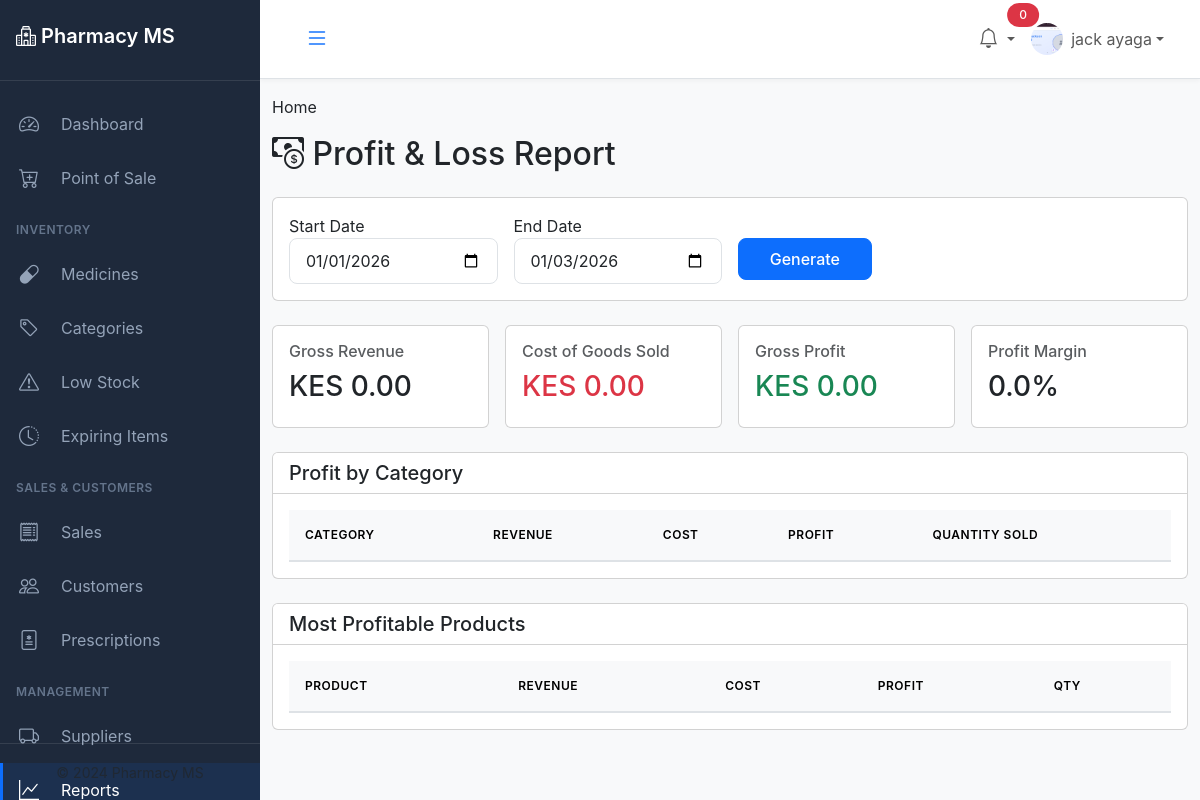
/reports/profit-loss/ (signed in), run on the app's committed database.
### accounts/models.py (models this page shows, shortened)
class User(AbstractUser):
    ROLE_CHOICES = (
        ('admin', 'Administrator'),
        ('pharmacist', 'Pharmacist'),
        ('cashier', 'Cashier'),
        ('manager', 'Manager'),
    )
    role = models.CharField(max_length=20, choices=ROLE_CHOICES, default='cashier')
    phone = models.CharField(max_length=15, blank=True)
    address = models.TextField(blank=True)
    profile_picture = models.ImageField(upload_to='profiles/', blank=True, null=True)
    employee_id = models.CharField(max_length=20, unique=True, blank=True, null=True)
    date_of_birth = models.DateField(null=True, blank=True)
    hire_date = models.DateField(null=True, blank=True)
    salary = models.DecimalField(max_digits=10, decimal_places=2, null=True, blank=True)
    is_active_employee = models.BooleanField(default=True)
    created_at = models.DateTimeField(auto_now_add=True)
    updated_at = models.DateTimeField(auto_now=True)
    class Meta:
        db_table = 'users'
        verbose_name = 'User'
        verbose_name_plural = 'Users'
        ordering = ['-date_joined']
    def get_full_name(self):
        return f"{self.first_name} {self.last_name}".strip() or self.username

### report/views.py (the view, shortened to what this page needs)
# urls.py: path('profit-loss/', views.profit_loss_report, name='profit_loss'),
@login_required
def profit_loss_report(request):
    start_date = request.GET.get('start_date')
    end_date = request.GET.get('end_date')
    today = timezone.now().date()
    if not start_date:
        start_date = today.replace(day=1)
    else:
        start_date = datetime.strptime(start_date, '%Y-%m-%d').date()
    if not end_date:
        end_date = today
    else:
        end_date = datetime.strptime(end_date, '%Y-%m-%d').date()
    sales = Sale.objects.filter(
        sale_date__date__range=[start_date, end_date],
        status='completed'
    )
    revenue = sales.aggregate(
        gross_revenue=Sum('total_amount'),
        total_discount=Sum('discount_amount'),
        total_tax=Sum('tax_amount'),
        net_revenue=Sum('total_amount') - Sum('discount_amount')
    )
    cogs = SaleItem.objects.filter(
        sale__sale_date__date__range=[start_date, end_date],
        sale__status='completed'
    ).aggregate(
        total_cost=Sum('total_cost')
    )
    returns = Return.objects.filter(
        return_date__date__range=[start_date, end_date]
    ).aggregate(
        total_returns=Sum('refund_amount'),
        count=Count('id')
    )
    gross_revenue = revenue['gross_revenue'] or Decimal('0')
    total_cogs = cogs['total_cost'] or Decimal('0')
    total_returns = returns['total_returns'] or Decimal('0')
    gross_profit = gross_revenue - total_cogs - total_returns
    if gross_revenue > 0:
        profit_margin = (gross_profit / gross_revenue) * 100
    else:
        profit_margin = 0
    category_profit = SaleItem.objects.filter(
        sale__sale_date__date__range=[start_date, end_date],
        sale__status='completed'
    ).values(
        'medicine__category__name'
    ).annotate(
        revenue=Sum('total_price'),
        cost=Sum('total_cost'),
        profit=Sum(F('total_price') - F('total_cost')),
        quantity=Sum('quantity')
    ).order_by('-profit')
    profitable_products = SaleItem.objects.filter(
        sale__sale_date__date__range=[start_date, end_date],
        sale__status='completed'
    ).values(
        'medicine__name'
    ).annotate(
        revenue=Sum('total_price'),
        cost=Sum('total_cost'),
        profit=Sum(F('total_price') - F('total_cost')),
        quantity=Sum('quantity')
    ).order_by('-profit')[:20]
    unprofitable_products = SaleItem.objects.filter(
        sale__sale_date__date__range=[start_date, end_date],
        sale__status='completed'
    ).values(
        'medicine__name'
    ).annotate(
        revenue=Sum('total_price'),
        cost=Sum('total_cost'),
        profit=Sum(F('total_price') - F('total_cost')),
        margin=Sum(F('total_price') - F('total_cost')) / Sum('total_price') * 100
    ).filter(margin__lt=10).order_by('profit')[:20]
    days_diff = (end_date - start_date).days
    monthly_profit = []
    daily_profit = []
    for i in range((end_date - start_date).days + 1):
        check_date = start_date + timedelta(days=i)
        day_sales = sales.filter(sale_date__date=check_date)
        day_revenue = day_sales.aggregate(total=Sum('total_amount'))['total'] or Decimal('0')
        day_cogs = SaleItem.objects.filter(
            sale__in=day_sales
        ).aggregate(total=Sum('total_cost'))['total'] or Decimal('0')
        daily_profit.append({
            'date': check_date.strftime('%Y-%m-%d'),
            'profit': float(day_revenue - day_cogs)
        })
    context = {
        'start_date': start_date,
        'end_date': end_date,
        'gross_revenue': gross_revenue,
        'total_cogs': total_cogs,
        'total_returns': total_returns,
        'gross_profit': gross_profit,
        'profit_margin': profit_margin,
        'revenue': revenue,
        'returns': returns,
        'category_profit': category_profit,
        'profitable_products': profitable_products,
        'unprofitable_products': unprofitable_products,
        'monthly_profit': monthly_profit,
        'daily_profit': json.dumps(daily_profit),
    }
    return render(request, 'reports/profit_loss.html', context)

### templates/reports/profit_loss.html (shortened to what this page needs)
{% extends 'base.html' %}
{% block content %}
<h2 class="mb-4"><i class="bi bi-cash-coin"></i> Profit & Loss Report</h2>
<div class="card mb-4">
    <div class="card-body">
        <form method="get" class="row g-3">
            <div class="col-md-3">
                <label>Start Date</label>
                <input type="date" name="start_date" class="form-control" value="{{ start_date|date:'Y-m-d' }}">
            </div>
            <div class="col-md-3">
                <label>End Date</label>
                <input type="date" name="end_date" class="form-control" value="{{ end_date|date:'Y-m-d' }}">
            </div>
            <div class="col-md-2">
                <label>&nbsp;</label>
                <button type="submit" class="btn btn-primary d-block w-100">Generate</button>
            </div>
        </form>
    </div>
</div>
<div class="row g-3 mb-4">
    <div class="col-md-3">
        <div class="card">
            <div class="card-body">
                <h6 class="text-muted">Gross Revenue</h6>
                <h3>KES {{ gross_revenue|floatformat:2 }}</h3>
            </div>
        </div>
    </div>
    <div class="col-md-3">
        <div class="card">
            <div class="card-body">
                <h6 class="text-muted">Cost of Goods Sold</h6>
                <h3 class="text-danger">KES {{ total_cogs|floatformat:2 }}</h3>
            </div>
        </div>
    </div>
    <div class="col-md-3">
        <div class="card">
            <div class="card-body">
                <h6 class="text-muted">Gross Profit</h6>
                <h3 class="text-success">KES {{ gross_profit|floatformat:2 }}</h3>
            </div>
        </div>
    </div>
    <div class="col-md-3">
        <div class="card">
            <div class="card-body">
                <h6 class="text-muted">Profit Margin</h6>
                <h3>{{ profit_margin|floatformat:1 }}%</h3>
            </div>
        </div>
    </div>
</div>
<div class="card mb-4">
    <div class="card-header bg-white">
        <h5 class="card-title mb-0">Profit by Category</h5>
    </div>
    <div class="card-body">
        <table class="table table-hover">
            <thead>
                <tr>
                    <th>Category</th>
                    <th>Revenue</th>
                    <th>Cost</th>
                    <th>Profit</th>
                    <th>Quantity Sold</th>
                </tr>
            </thead>
        </table>
    </div>
</div>
<div class="card">
    <div class="card-header bg-white">
        <h5 class="card-title mb-0">Most Profitable Products</h5>
    </div>
    <div class="card-body">
        <table class="table table-hover">
            <thead>
                <tr>
                    <th>Product</th>
                    <th>Revenue</th>
                    <th>Cost</th>
                    <th>Profit</th>
                    <th>Qty</th>
                </tr>
            </thead>
        </table>
    </div>
</div>
{% endblock %}

### templates/base.html (shortened to what this page needs)
<!DOCTYPE html>
<html lang="en">
<head>
    <link href="https://cdn.jsdelivr.net/npm/bootstrap@5.3.2/dist/css/bootstrap.min.css" rel="stylesheet">
    <link rel="stylesheet" href="https://cdn.jsdelivr.net/npm/bootstrap-icons@1.11.2/font/bootstrap-icons.css">
    <link rel="stylesheet" href="https://cdn.datatables.net/1.13.7/css/dataTables.bootstrap5.min.css">
    <link href="https://cdn.jsdelivr.net/npm/select2@4.1.0-rc.0/dist/css/select2.min.css" rel="stylesheet" />
    <link href="https://cdn.jsdelivr.net/npm/select2-bootstrap-5-theme@1.3.0/dist/select2-bootstrap-5-theme.min.css" rel="stylesheet" />
    {% load static %}
    <link rel="stylesheet" href="{% static 'css/style.css' %}">
</head>
<body>
    {% if user.is_authenticated %}
    <div class="sidebar" id="sidebar">
        <div class="sidebar-header">
            <h4><i class="bi bi-hospital"></i> Pharmacy MS</h4>
        </div>
        <ul class="sidebar-menu">
            <li>
                <a href="{% url 'accounts:dashboard' %}" class="{% if request.resolver_match.url_name == 'dashboard' %}active{% endif %}">
                    <i class="bi bi-speedometer2"></i>
                    <span>Dashboard</span>
                </a>
            </li>
            <li>
                <a href="{% url 'sales:pos' %}" class="{% if 'pos' in request.path %}active{% endif %}">
                    <i class="bi bi-cart-plus"></i>
                    <span>Point of Sale</span>
                </a>
            </li>
            <li class="menu-section">
                <span>INVENTORY</span>
            </li>
            <li>
                <a href="{% url 'inventory:medicine_list' %}" class="{% if 'inventory/medicines' in request.path %}active{% endif %}">
                    <i class="bi bi-capsule"></i>
                    <span>Medicines</span>
                </a>
            </li>
            <li>
                <a href="{% url 'inventory:categories' %}" class="{% if 'categories' in request.path %}active{% endif %}">
                    <i class="bi bi-tag"></i>
                    <span>Categories</span>
                </a>
            </li>
            <li>
                <a href="{% url 'inventory:low_stock' %}" class="{% if 'low-stock' in request.path %}active{% endif %}">
                    <i class="bi bi-exclamation-triangle"></i>
                    <span>Low Stock</span>
                </a>
            </li>
            <li>
                <a href="{% url 'inventory:expiring' %}" class="{% if 'expiring' in request.path %}active{% endif %}">
                    <i class="bi bi-clock-history"></i>
                    <span>Expiring Items</span>
                </a>
            </li>
            <li class="menu-section">
                <span>SALES & CUSTOMERS</span>
            </li>
            <li>
                <a href="{% url 'sales:sales_list' %}" class="{% if 'sales/sales' in request.path %}active{% endif %}">
                    <i class="bi bi-receipt"></i>
                    <span>Sales</span>
                </a>
            </li>
            <li>
                <a href="{% url 'customers:customer_list' %}" class="{% if 'customers' in request.path %}active{% endif %}">
                    <i class="bi bi-people"></i>
                    <span>Customers</span>
                </a>
            </li>
            <li>
                <a href="{% url 'prescriptions:prescription_list' %}" class="{% if 'prescriptions' in request.path %}active{% endif %}">
                    <i class="bi bi-file-medical"></i>
                    <span>Prescriptions</span>
                </a>
            </li>
            <li class="menu-section">
                <span>MANAGEMENT</span>
            </li>
            <li>
                <a href="{% url 'suppliers:supplier_list' %}" class="{% if 'suppliers' in request.path %}active{% endif %}">
                    <i class="bi bi-truck"></i>
                    <span>Suppliers</span>
                </a>
            </li>
            <li>
                <a href="{% url 'reports:dashboard' %}" class="{% if 'reports' in request.path %}active{% endif %}">
                    <i class="bi bi-graph-up"></i>
                    <span>Reports</span>
                </a>
            </li>
        </ul>
        <div class="sidebar-footer">
            <small class="text-muted">© 2024 Pharmacy MS</small>
        </div>
    </div>
    <div class="main-content" id="main-content">
        <nav class="navbar navbar-expand-lg navbar-light bg-white border-bottom">
            <div class="container-fluid">
                <button class="btn btn-link" id="sidebarToggle">
                    <i class="bi bi-list fs-4"></i>
                </button>
                <div class="navbar-nav ms-auto">
                    <div class="nav-item dropdown">
                        <a class="nav-link dropdown-toggle position-relative" href="#" id="notificationDropdown" role="button" data-bs-toggle="dropdown">
                            <i class="bi bi-bell fs-5"></i>
                            <span class="position-absolute top-0 start-100 translate-middle badge rounded-pill bg-danger">
                                {{ unread_notifications.count|default:0 }}
                            </span>
                        </a>
                    </div>
                    <div class="nav-item dropdown">
                        <a class="nav-link dropdown-toggle d-flex align-items-center" href="#" id="userDropdown" role="button" data-bs-toggle="dropdown">
                            {% if user.profile_picture %}
                                <img src="{{ user.profile_picture.url }}" alt="Profile" class="rounded-circle me-2" style="width: 32px; height: 32px; object-fit: cover;">
                            {% else %}
                                <i class="bi bi-person-circle fs-4 me-2"></i>
                            {% endif %}
                            <span>{{ user.get_full_name|default:user.username }}</span>
                        </a>
                    </div>
                </div>
            </div>
        </nav>
        <div class="container-fluid mt-3">
            <nav aria-label="breadcrumb">
                <ol class="breadcrumb">
                    <li class="breadcrumb-item"><a href="{% url 'accounts:dashboard' %}">Home</a></li>
                </ol>
            </nav>
        </div>
        <div class="container-fluid mt-3 mb-5">
            {% block content %}{% endblock %}
        </div>
    </div>
    {% else %}
    {% block unauthenticated_content %}{% endblock %}
    {% endif %}
</body>
</html>

### data on the page
User: profile_picture (picture), get_full_name "jack ayaga"

### other printed values
{{ unread_notifications.count|default:0 }} "0"
{{ gross_revenue|floatformat:2 }} "0.00"
{{ total_cogs|floatformat:2 }} "0.00"
{{ gross_profit|floatformat:2 }} "0.00"
{{ profit_margin|floatformat:1 }} "0.0"
